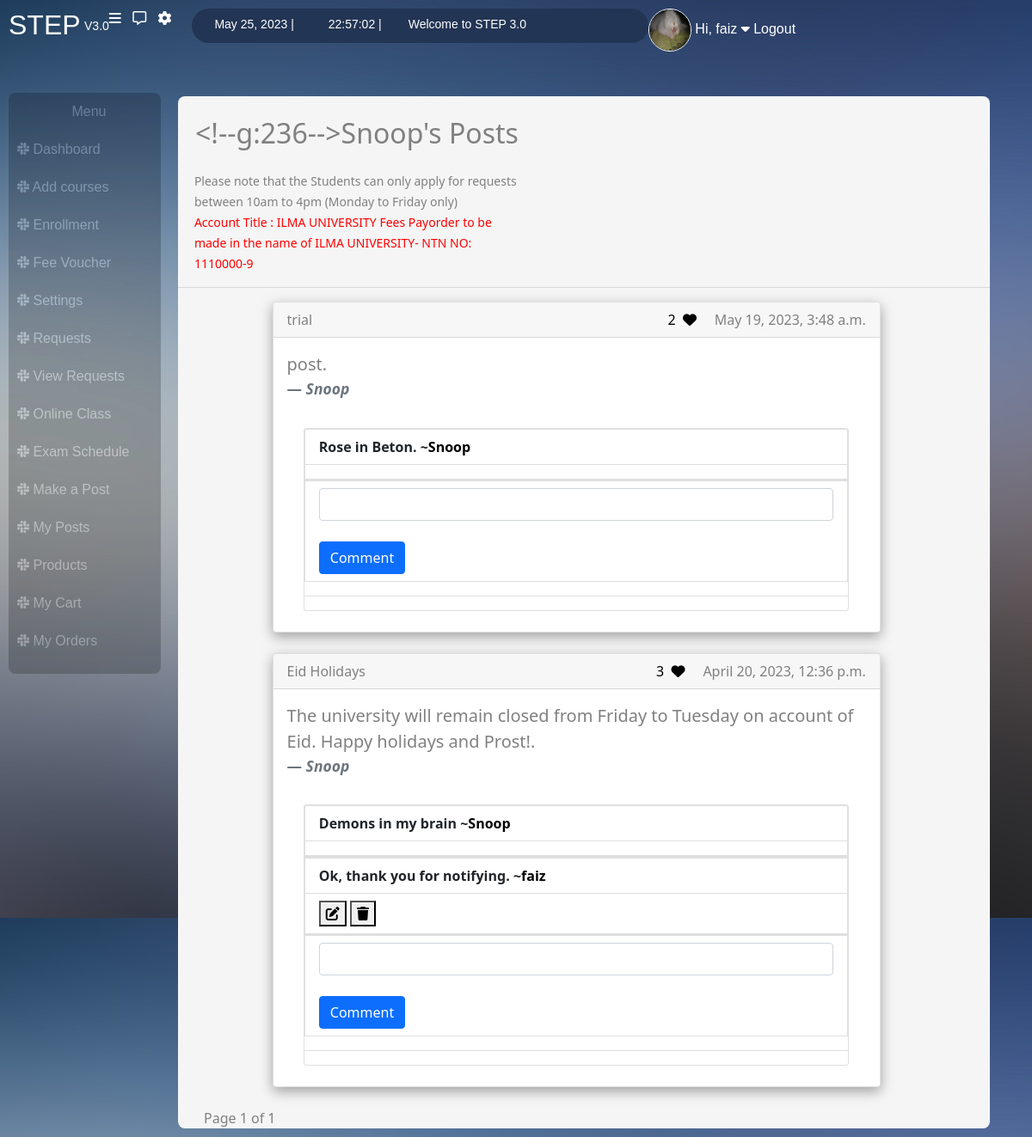
Screenshot of /my_posts/19 (signed in) with the database file from the repository.
### users/models.py (models this page shows, shortened)
class UserInfo(models.Model):
    user = models.ForeignKey(User, on_delete=models.CASCADE)
    degree_title = models.CharField(max_length=20, blank=True, default='bscs')
    address = models.CharField(max_length=50)
    profile_img = models.ImageField(upload_to='profile_images', default='blank-profile-picture.png')
    contact = models.CharField(max_length=20)
    is_student = models.BooleanField(blank=False, default=True)
    is_teacher = models.BooleanField(blank=False, default=False)

### posts/models.py (models this page shows, shortened)
class Post(models.Model):
    user = models.ForeignKey(User, on_delete=models.DO_NOTHING)
    title = models.CharField(max_length=150, blank=True)
    post = models.TextField(blank=False)
    number_of_likes = models.IntegerField(default=0)
    date_created = models.DateTimeField(default=datetime.now)

class Comments(models.Model):
    user = models.ForeignKey(User, on_delete=models.CASCADE)
    post_id = models.IntegerField(blank=False)
    comment = models.CharField(blank=False, max_length=250)
    date_created = models.DateTimeField(default=datetime.now)

### posts/views.py (the view)
# urls.py: path("my_posts/<str:u>", views.my_posts, name='my_posts'),
@login_required(login_url='/')
def my_posts(request, u):
    user_type = UserInfo.objects.get(user=request.user)
    user_profile = UserInfo.objects.get(user=request.user)
    today = date.today()
    now = datetime.now()
    current_time = now.strftime("%H:%M:%S")
    likes = PostLikes.objects.filter(user=request.user)
    comments = Comments.objects.all()
    p = Paginator(Post.objects.filter(user=u).order_by('-id'), 6)
    page = request.GET.get('page')
    user_posts = p.get_page(page)
    if user_type.is_student == True:
        return render(request,"posts/my_posts.html",{'user_profile':user_profile, 'today':today,
                    'current_time': current_time, 'user_posts': user_posts, 'likes':likes, 'comments':comments, })
    else:
        return render(request,"posts/teacher_posts.html", {'user_type':user_type,
                    'likes':likes, 'user_posts':user_posts,'comments':comments,})

### posts/templates/posts/my_posts.html (shortened to what this page needs)
{% extends "users/base.html" %}
{% block heading %} <span id="username"></span>'s Posts {% endblock %}
    {% block content %}
        {% for post in user_posts %}
        <div class="card card_card"  >
            <div class="card-header d-flex justify-content-between align-items-center">
            <div>{{post.title}}</div>
            <div>
                <a href="/post_like/?post_id={{post.id}}">
                {{post.number_of_likes}}&nbsp;
                <i id="like{{post.id}}" class="fa-regular fa-heart"></i>
                </a>
                &nbsp; &nbsp; {{post.date_created}}</div>
            </div>
            <div class="card-body">
            <blockquote class="blockquote mb-0">
                <p>{{post.post}}.</p>
                <b><footer class="blockquote-footer"><cite id="user">{{post.user}}</cite></footer></b>
            </blockquote>
            </div>
<div class="comment_card card" >
                {% include 'posts/partials/comment_partial.html' %}
                <form action="/comment" method="POST">
                    <li class="list-group-item">
                        <input name="comment" autocomplete="off" class="form-control" type="text"> <br>
                        <button class="btn btn-primary" type="submit"> Comment </button>
                    </li>
                </form>
          <hr>
    </div>
            <br>
</div>
<br>
            {% empty %}
            <h2 style="color:red">There are no posts to show!</h2>
            {% endfor %}
            Page {{user_posts.number}} of {{user_posts.paginator.num_pages}}
    {% endblock %}

### users/templates/users/base.html (shortened to what this page needs)
{% load static %}
<!DOCTYPE html>
<html lang="en">
<head>
    <link href="https://cdn.jsdelivr.net/npm/bootstrap@5.0.2/dist/css/bootstrap.min.css" rel="stylesheet">
    <link rel="stylesheet" href="{% static 'users/register_style.css' %}">
</head>
<body>
    <div class="box">
        <div class="nav">
            <a href="/dashboard"><h2>STEP </h2></a>  &nbsp;
            <small>  V3.0 </small>
                <a href="#"><i class="fa-solid fa-bars requests"></i></a> &nbsp; &nbsp;
                <a href="/request"><i class="fa-regular fa-message "></i></a> &nbsp; &nbsp;
                <a href="/settings" title="Settings"><i class="fa-solid fa-gear"></i></a>  &nbsp; &nbsp;
                <div class="oval_div">
                    <small> {{today}} |</small>  &nbsp; <small> {{current_time}}  |</small>
                    <small> Welcome to STEP 3.0 </small>
                </div>
                <dv class="profile_div">
                    <a href="/profile/{{user}}">
                        <img class="img-fluid " src="{{ user_profile.profile_img.url }}">
                        <span>Hi, {{user}}</span>
                        <i class="fa-solid fa-caret-down"></i>
                    </a>
                    <a href="/student_logout">Logout</a>
                </dv>
        </div>
                <br>   <br>
            <div class="responsive">
                    <div class="vertical_nav nav">
                        <ul>
                            <li class="text-center">Menu</li>
                            <a href="/dashboard"><li><i class="fa-brands fa-slack"></i>  Dashboard</li></a>
                            <a href="/add_course"><li><i class="fa-brands fa-slack"></i>  Add courses </li></a>
                            <a href="/enrollment"><li><i class="fa-brands fa-slack"></i>  Enrollment </li></a>
                            <a href="/fees"><li><i class="fa-brands fa-slack"></i>  Fee Voucher</li></a>
                            <a href="/settings"><li><i class="fa-brands fa-slack"></i>  Settings</li></a>
                            <a href="/request"><li><i class="fa-brands fa-slack"></i>  Requests</li></a>
                            <a href="/view_requests"><li><i class="fa-brands fa-slack"></i>  View Requests</li></a>
                            <a href="/online_class"><li><i class="fa-brands fa-slack"></i>  Online Class</li></a>
                            <a href="/exam"><li><i class="fa-brands fa-slack"></i>  Exam Schedule</li></a>
                            <a href="/make_post"><li><i class="fa-brands fa-slack"></i> Make a Post</li></a>
                            <a href="/my_posts/{{user.id}}"><li><i class="fa-brands fa-slack"></i> My Posts</li></a>
                            <a href="/all_products"><li><i class="fa-brands fa-slack"></i>  Products</li></a>
                            <a href="/my_cart"><li><i class="fa-brands fa-slack"></i>  My Cart</li></a>
                            <a href="/my_orders"><li><i class="fa-brands fa-slack"></i>  My Orders</li></a>
                        </ul>
                    </div>
                        <br>
                    <div class="right_side_main">
                            <br>
                            <h2 class="main_heading">{% block heading %} Dashboard {% endblock %}</h2>
                            <br><br>
                            <div class="notice">
                                    <small>Please note that the Students can only apply for requests between 10am to 4pm (Monday to Friday only)<br> <span>Account Title : ILMA UNIVERSITY Fees Payorder to be made in the name of ILMA UNIVERSITY- NTN NO: 1110000-9</span></small>
                            </div>
                            <hr>
                                <div class="base_content">
                                    {% block content %}
                                    {% endblock %}
                                </div>
                    </div>
            </div>
</body>
</html>

### posts/templates/posts/partials/comment_partial.html (shortened to what this page needs)
{% for comment in comments %}
            {% if comment.post_id == post.id %}
            <ul class="list-group list-group-flush" id="comments{{comment.id}}">
                <b><li class="list-group-item align-items-center">{{comment.comment}} ~<a href="/teacher_posts/{{comment.user.id}}">{{comment.user}}</a>
                    </li>
                    <li class="list-group-item">
                    {% if comment.user == request.user%}
                <button type="button" data-toggle="modal" data-target="#editcommenteModal{{comment.id}}">
                <i class="fa-solid fa-pen-to-square"></i>
                </button>
</div>
<button hx-delete="{% url 'delete_comment' comment.pk %}"
        hx-target="#comments{{comment.id}}">
        <i class="fa-sharp fa-solid fa-trash"></i>
</button>
{% elif post.user == request.user%}
<button hx-delete="{% url 'delete_comment' comment.pk %}"
        hx-target="#comments{{comment.id}}">
        <i class="fa-sharp fa-solid fa-trash"></i>
</button>
{% endif %}
</li></b>
</ul>
                    {% endif %}
            {% endfor%}

### users/static/users/register_style.css (style rules this page uses)
body { background-image: url("/static/bg.jpg"); }
.box { margin: 10px; }
.nav { color: white; font-family: 'Gill Sans', 'Gill Sans MT', Calibri, 'Trebuchet MS', sans-serif; }
.nav small { margin-top:10px }
.nav a { text-decoration: none; color: inherit; }
.requests { margin-left: 60px; }
.oval_div { background-color: #233554; height: 40px; margin-left: 10px; width: 45%; border-radius: 35px; }
.oval_div small { margin-left: 5%; position: relative; top: 6px; }
.profile_div { margin-left: 20%; }
.profile_div img { height: 50px; width: 50px; border-radius: 50%; border: 1px; border-color: white; border-style: double; }
.vertical_nav { width:15%; height: auto; background-color: black; border-radius: 8px; opacity: 20%; float: left; display: inline; }
.vertical_nav ul { padding: 0; }
.vertical_nav li { color: white; padding-left: 10px; padding-top: 10px; padding-bottom: 10px; text-decoration: none; }
.right_side_main { width: 80%; background-color:whitesmoke; color: gray; height:auto; border-radius: 8px; margin-top: -20px; margin-left: 20px; float: left; vertical-align: top; }
.responsive { overflow: auto; }
.main_heading { color: gray; display: inline; padding-left: 20px; }
.right_side_main small>span { color: red; }
.notice { width: 40%; margin-left: 40%; }
.base_content { margin-left :30px; margin-right: 30px; }
.card_card { width: 80%; margin-left: 9%; box-shadow: rgba(0, 0, 0, 0.35) 0px 5px 15px; }
.card_card a { color:black; text-decoration: none; }
.comment_card { width: 90%; margin-left: 5%; }
@media screen and (max-width: 1250px) and (min-width: 701px) { .profile_div { margin-left: 0%; } }
@media screen and (max-width: 1250px) and (min-width: 701px) { .requests { margin-left: 0%; } }
@media screen and (max-width: 1250px) and (min-width: 701px) { .notice { margin-left: 2%; } }

### rows the page displays
UserInfo: profile_img (picture)
Post: title "trial", number_of_likes "2", date_created "May 19, 2023, 3:48 a.m.", post "post", user "Snoop"
Comments: comment "Rose in Beton.", user "Snoop"
Post: title "Eid Holidays", number_of_likes "3", date_created "April 20, 2023, 12:36 p.m.", post "The university will remain closed from Friday to Tuesday on account of Eid. Happy holidays and Prost!", user "Snoop"
Comments: comment "Demons in my brain", user "Snoop"
Comments: comment "Ok, thank you for notifying.", user "faiz"

### other values shown
{{ user }} "faiz"
{{ user_posts.number }} "1"
{{ user_posts.paginator.num_pages }} "1"
